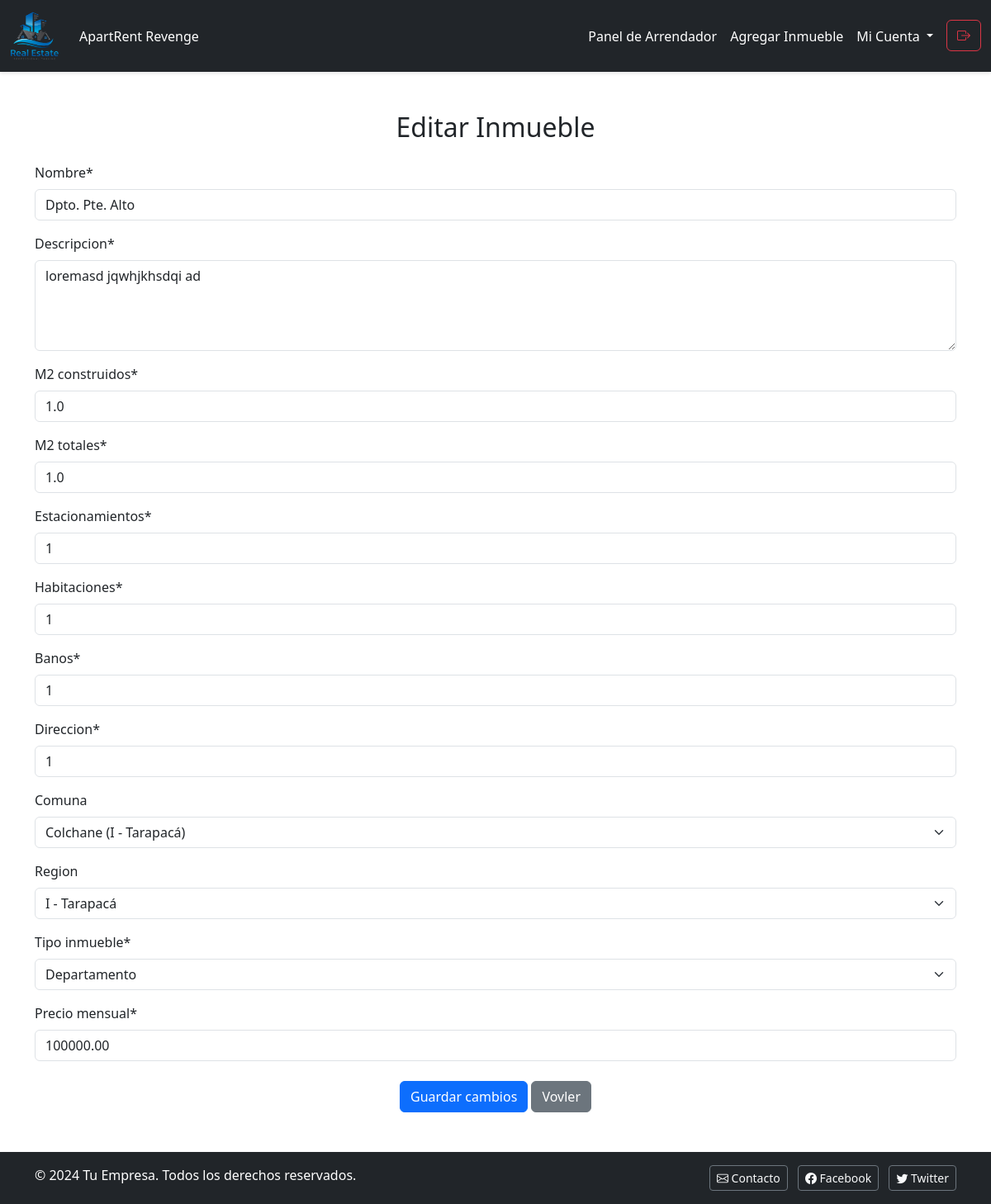
Screenshot of /inmuebles/editar/1/ (signed in) with the database file from the repository.
### aptrent/models.py (models this page shows, shortened)
class Inmueble(models.Model):
    TIPO_INMUEBLE_CHOICES = (
        ('casa', 'Casa'),
        ('departamento', 'Departamento'),
        ('oficina', 'Oficina'),
    )
    nombre = models.CharField(max_length=200)
    descripcion = models.TextField()
    m2_construidos = models.FloatField()
    m2_totales = models.FloatField()
    estacionamientos = models.IntegerField()
    habitaciones = models.IntegerField()
    banos = models.IntegerField()
    direccion = models.CharField(max_length=200)
    comuna = models.ForeignKey('Comuna', on_delete=models.CASCADE, blank=True, null=True)  # Relación con Comuna
    region = models.ForeignKey('Region', on_delete=models.CASCADE, blank=True, null=True)  # Relación con Region
    tipo_inmueble = models.CharField(max_length=50, choices=TIPO_INMUEBLE_CHOICES)
    precio_mensual = models.DecimalField(max_digits=10, decimal_places=2)
    propietario = models.ForeignKey('auth.User', on_delete=models.CASCADE)

class Comuna(models.Model):
    nombre = models.CharField(max_length=100)       # Ejemplo: "Providencia"
    region = models.ForeignKey('Region', on_delete=models.CASCADE)  # Relación con Region
    def __str__(self):
        return f"{self.nombre} ({self.region})"

class Region(models.Model):
    numero_romano = models.CharField(max_length=10, unique=True)  # Ejemplo: "XIII"
    nombre = models.CharField(max_length=100, unique=True)       # Ejemplo: "Metropolitana de Santiago"
    def __str__(self):
        return f"{self.numero_romano} - {self.nombre}"

### aptrent/decorators.py (the view)
        def _wrapped_view(request, *args, **kwargs):
            if not request.user.is_authenticated:
                messages.error(request, "Debes iniciar sesión para acceder a esta página.")
                return redirect('index')  # Redirigir al inicio
            try:
                user_profile = UserProfile.objects.get(user=request.user)
            except UserProfile.DoesNotExist:
                messages.error(request, "No se encontró un perfil asociado a este usuario.")
                return redirect('index')  # Redirigir al inicio
            if user_profile.user_type != user_type:
                messages.error(request, "No tienes permiso para acceder a esta página.")
                return redirect('index')  # Redirigir al inicio
            return view_func(request, *args, **kwargs)

### aptrent/forms.py
class InmuebleForm(forms.ModelForm):
    class Meta:
        model = Inmueble
        fields = ['nombre', 'descripcion', 'm2_construidos', 'm2_totales', 'estacionamientos',
                  'habitaciones', 'banos', 'direccion', 'comuna', 'region', 'tipo_inmueble', 'precio_mensual']
        widgets = {
            'descripcion': forms.Textarea(attrs={'rows': 4}),
            'tipo_inmueble': forms.Select(choices=Inmueble.TIPO_INMUEBLE_CHOICES),
        }

### aptrent/views.py (called while the page is built)
@login_required
def editar_inmueble(request, id):
    inmueble = get_object_or_404(Inmueble, id=id, propietario=request.user)  # Solo el propietario puede editar
    if request.method == 'POST':
        form = InmuebleForm(request.POST, instance=inmueble)
        if form.is_valid():
            form.save()
            messages.success(request, 'Inmueble actualizado con éxito.')
            return redirect('arrendadores')
    else:
        form = InmuebleForm(instance=inmueble)
    return render(request, 'aptrent/inmuebles/editar_inmueble.html', {'form': form})

### aptrent/templates/aptrent/inmuebles/editar_inmueble.html (shortened to what this page needs)
{% extends 'aptrent/layout/base.html' %}
{% load static %}
{% load crispy_forms_tags %}
{% block content %}
    <div class="container my-5">
        <h2 class="mb-4 text-center">Editar Inmueble</h2>
        <form method="post">
            {{ form|crispy }}
            <div class="text-center mt-4">
                <button type="submit" class="btn btn-primary">Guardar cambios</button>
                <a class="btn btn-secondary" href="{% url 'arrendadores' %}">Vovler</a>
            </div>
        </form>
    </div>
{% endblock %}

### aptrent/templates/aptrent/layout/base.html (shortened to what this page needs)
{% load static %}
<!doctype html>
<html lang="en">
<head>
    <link rel="stylesheet" href="{% static 'css/styles.css' %}">
    <link href="https://cdn.jsdelivr.net/npm/bootstrap@5.3.3/dist/css/bootstrap.min.css" rel="stylesheet"
>
    <link rel="stylesheet"
        href="https://cdnjs.cloudflare.com/ajax/libs/bootstrap-icons/1.10.0/font/bootstrap-icons.min.css">
    {% load crispy_forms_tags %}
</head>
<body>
    <nav class="navbar navbar-expand-lg navbar-light">
        <div class="container-fluid">
            <a class="navbar-brand" href="{% url 'index' %}">
                <img src="{% static 'images/logo.png' %}" alt="Logo" width="60" height="60"
                    class="d-inline-block align-text-top">
            </a>
            <div class="collapse navbar-collapse" id="navbarContent">
                <ul class="navbar-nav me-auto mb-2 mb-lg-0">
                    <li class="nav-item">
                        <a class="nav-link" href="{% url 'index' %}">ApartRent Revenge</a>
                    </li>
                </ul>
                <ul class="navbar-nav ms-auto">
                    {% if user.is_authenticated %}
                    {% if user.userprofile.user_type == 'arrendador' %}
                    <li class="nav-item">
                        <a class="nav-link" href="{% url 'arrendadores' %}">Panel de Arrendador</a>
                    </li>
                    <li class="nav-item">
                        <a class="nav-link" href="{% url 'agregar_inmueble' %}">Agregar Inmueble</a>
                    </li>
                    {% endif %}
                    <li class="nav-item dropdown">
                        <a class="nav-link dropdown-toggle" href="#" id="userDropdown" role="button"
                            data-bs-toggle="dropdown" aria-expanded="false">
                            Mi Cuenta
                        </a>
                    </li>
                    <li class="nav-item">
                        <a class="btn btn-outline-danger ms-2" href="" data-bs-toggle="modal" data-bs-target="#logoutModal">
                            <i class="bi bi-box-arrow-right"></i>
                        </a>
                    </li>
                    {% endif %}
                </ul>
            </div>
        </div>
    </nav>
    <div class="body-content">
        {% block content %}
        {% endblock %}
    </div>
    <footer class="footer-bg footer mt-auto py-3">
        <div class="container">
            <div class="row">
                <div class="col-12 col-md-6 text-center text-md-start">
                    <p class="mb-0">© 2024 Tu Empresa. Todos los derechos reservados.</p>
                </div>
                <div class="col-12 col-md-6 text-center text-md-end">
                    <a href="mailto:contacto@tuempresa.com" class="btn btn-outline-secondary btn-sm">
                        <i class="bi bi-envelope"></i> Contacto
                    </a>
                    <a href="https://www.facebook.com/tuempresa" target="_blank"
                        class="btn btn-outline-secondary btn-sm ms-2">
                        <i class="bi bi-facebook"></i> Facebook
                    </a>
                    <a href="https://www.twitter.com/tuempresa" target="_blank"
                        class="btn btn-outline-secondary btn-sm ms-2">
                        <i class="bi bi-twitter"></i> Twitter
                    </a>
                </div>
            </div>
        </div>
    </footer>
</body>
</html>

### aptrent/templates/registration/login.html (shortened to what this page needs)
{% load crispy_forms_tags %}

### aptrent/templates/aptrent/registro.html (shortened to what this page needs)
{% load crispy_forms_tags %}

### aptrent/static/css/styles.css (style rules this page uses)
html, body { height: 100%; margin: 0; font-family: 'Arial', sans-serif; }
.body-content { min-height: 100%; display: flex; flex-direction: column; }
.navbar { box-shadow: 0 2px 4px rgba(0, 0, 0, 0.1); background-color: #212529; }
.nav-item .nav-link { color: white; font-weight: 500; }
.navbar-brand img { border-radius: 5px; }
.mt-4 { margin-top: 1.5rem; }
.footer-bg { color: white; box-shadow: 0 2px 4px rgba(0, 0, 0, 0.1); background-color: #212529; }
.footer { margin-top: auto; padding: 15px 0; }
.footer p { margin: 0; }
.footer a { color: #f8f9fa; text-decoration: none; }
.container { max-width: 1200px; margin: 0 auto; }
.mt-auto { margin-top: auto !important; }

### rows the page displays
Inmueble: nombre "Dpto. Pte. Alto", descripcion "loremasd jqwhjkhsdqi ad", m2_construidos "1.0", m2_totales "1.0", estacionamientos "1", habitaciones "1", banos "1", direccion "1", comuna "Colchane (I - Tarapacá)", tipo_inmueble "Departamento", precio_mensual "100000.00"
Comuna: region "I - Tarapacá"
